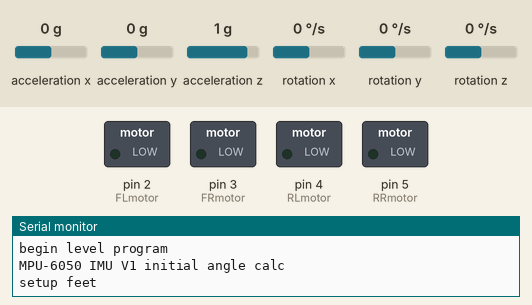
Simulated run of this sketch. Board: Arduino Uno, built with avr-gcc and run on an emulated ATmega328P. On the bench: switched loads named in the sketch (green lamp = pin HIGH), the last lines printed to the serial monitor. Wiring (inferred from the names in the program): MPU-6050 motion sensor at I2C address 0x68. The inputs (shaded band) are chosen by the test bench; at power-on: acceleration x 0 g, acceleration y 0 g, acceleration z 1 g, rotation x 0 °/s, rotation y 0 °/s, rotation z 0 °/s.

Above: at 0.8 s.
0.9 s: acceleration x set to -1.4 g
At 1.7 s:
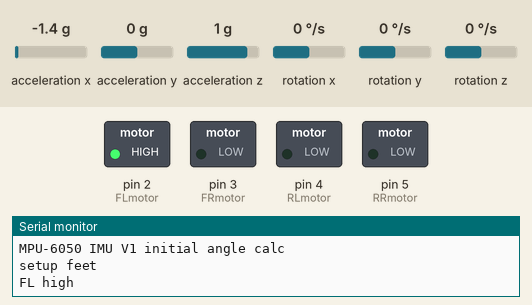
At 3.3 s:
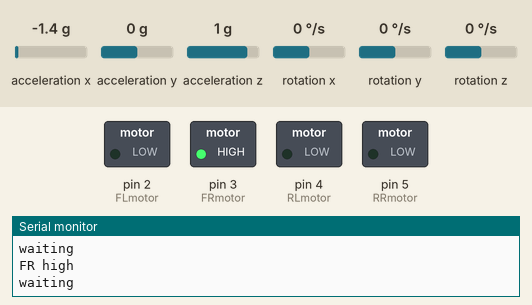
3.8 s: acceleration y set to -1.4 g
At 6.8 s:
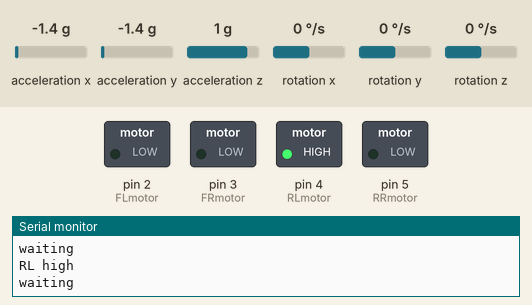
Timing chart, 0 to 8.3 s (numbered marks = the images above; inputs shaded):
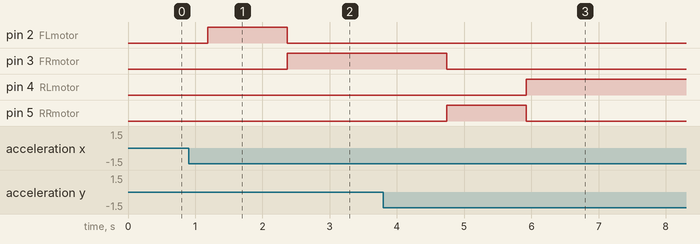

Measured:
- after the input at 0.9 s, pin 3 (FRmotor): LOW → HIGH after 1.5 s
- after the input at 3.8 s, pin 3 (FRmotor): HIGH → LOW after 0.94 s; pin 4 (RLmotor): LOW → HIGH after 2.1 s; pin 5 (RRmotor): LOW → HIGH after 0.94 s, → LOW 1.2 s later

The sketch:

self-level-camperv3.ino
```cpp
/*
  //Connections
  Power (5V) is provided to the Arduino through usb

  Gyro - Arduino uno
  VCC  -  5V
  GND  -  GND
  SDA  -  A4 data
  SCL  -  A5 clock

  attach motor relays to digital pins
  FLmotor = 2, FRmotor = 3, RLmotor = 4, RRmotor = 5;

*//////////////////////////////////////////////////////////////////////////////////////

//Library
#include <Wire.h>

byte gyroAdd = 0x68;
//Declaring some global variables
//int gyro_x, gyro_y, gyro_z;
long acc_x, acc_y, acc_z; //acc_total_vector;
int temperature;
//long gyro_x_cal, gyro_y_cal, gyro_z_cal;
long loop_timer;
//int lcd_loop_counter;
//float angle_pitch, angle_roll;
//int angle_pitch_buffer, angle_roll_buffer;
//boolean set_gyro_angles;
//float angle_roll_acc, angle_pitch_acc;
//float angle_pitch_output, angle_roll_output;
float angle_x, angle_y, angle_tot, temp, diff = 0.2, oldAngle;//difference in angle
byte fid = 50;//sensor samples at 1000hz
byte FLmotor = 2, FRmotor = 3, RLmotor = 4, RRmotor = 5;
byte level = 0;//logic for setup


//=====================================================
void setup() {
  Wire.begin();     //Start I2C as master
  Serial.begin(57600);   //Use only for debugging
  Serial.println("begin level program");
  pinMode(FLmotor, OUTPUT);
  pinMode(FRmotor, OUTPUT);
  pinMode(RLmotor, OUTPUT);
  pinMode(RRmotor, OUTPUT);
  digitalWrite(FLmotor, LOW);
  digitalWrite(FRmotor, LOW);
  digitalWrite(RLmotor, LOW);
  digitalWrite(RRmotor, LOW);
  setup_mpu_6050_registers();     //Setup the registers of the MPU-6050 (500dfs / +/-8g) and start the gyro

  Serial.println("MPU-6050 IMU V1 initial angle calc");
  Serial.println("setup feet");
  feetSetup();//feet to ground
  //gyroCal();

  //pinMode(LED_BUILTIN, LOW);

  //loop_timer = millis();       //Reset the loop timer
}//==================================

void loop() {

  while (level == 0) {
    calcAngle();
    write_Serial(); //Write the roll and pitch values to the display
    levelFeet();
  }
  level = 1;
  delay(10000);//do nothing when done

}

//==subroutines=========================================================================
void read_mpu_6050_data() {                                            //Subroutine for reading the raw gyro and accelerometer data
  Wire.beginTransmission(gyroAdd);                                        //Start communicating with the MPU-6050
  Wire.write(0x3B);                                                    //Send the requested starting register
  Wire.endTransmission();                                              //End the transmission
  Wire.requestFrom(gyroAdd, 14);                                          //Request 14 bytes from the MPU-6050
  while (Wire.available() < 14);                                       //Wait until all the bytes are received
  acc_x = Wire.read() << 8 | Wire.read();                              //Add the low and high byte to the acc_x variable
  acc_y = Wire.read() << 8 | Wire.read();                              //Add the low and high byte to the acc_y variable
  acc_z = Wire.read() << 8 | Wire.read();                              //Add the low and high byte to the acc_z variable
  temperature = Wire.read() << 8 | Wire.read();                        //Add the low and high byte to the temperature variable
  // gyro_x = Wire.read() << 8 | Wire.read();                             //Add the low and high byte to the gyro_x variable
  //gyro_y = Wire.read() << 8 | Wire.read();                             //Add the low and high byte to the gyro_y variable
  //gyro_z = Wire.read() << 8 | Wire.read();                             //Add the low and high byte to the gyro_z variable

}
//===========
void calcAngle() {
  //Subtract the offset calibration value
  for (byte x = 0; x < fid ; x ++) {
    read_mpu_6050_data(); //read sensor
    //gyro_x -= gyro_x_cal;
    //gyro_y -= gyro_y_cal;
    //gyro_z -= gyro_z_cal;
    angle_x += acc_x / 182.04;//calc angle in degrees
    angle_y += acc_y / 182.04;
    //angle_z += acc_z / 182.04;
    temp += temperature;
    delay(10);
  }
  angle_x /= fid;
  angle_y /= fid;
  angle_tot = angle_x + angle_y;
  //angle_z /= fid;
}
//=======================================
void  levelFeet() {
  //angle_x,y,z
  //FLmotor,FRmotor,RLmotor,RRmotor
  //logic x is roll, y is pitch
  calcAngle();//initial calc
  while (level == 0) {
    calcAngle();

    if (angle_x < 0.0 && angle_y < 0.0) {
     digitalWrite(FRmotor, HIGH);
    }
    if (angle_x < 0.0 && angle_y > 0.0) {
      digitalWrite(RRmotor, HIGH);
    }
    if (angle_x > 0.0 && angle_y < 0.0) {
      digitalWrite(FLmotor, HIGH);
    }
    if (angle_x > 0.0 && angle_y > 0.0) {
     digitalWrite(RLmotor, HIGH);
    }
    oldAngle = angle_tot;
    while (angle_tot < oldAngle + diff && angle_tot > oldAngle - diff) {
      calcAngle();
      Serial.print(".");
    }
    Serial.println("loop");
    write_Serial();
    //logic to turn off motors
    if (digitalRead(FLmotor) == HIGH){ digitalWrite(FLmotor, LOW);}
    if (digitalRead(FRmotor) == HIGH){ digitalWrite(FRmotor, LOW);}
    if (digitalRead(RLmotor) == HIGH){ digitalWrite(RLmotor, LOW);}
    if (digitalRead(RRmotor) == HIGH){ digitalWrite(RRmotor, LOW);}
    if (angle_x > -0.5 && angle_x < 0.5) {
      if (angle_y > -0.5 && angle_y < 0.5) {
        level = 1; //finished leveling
      }
    }
  }

  Serial.println("finished");
}
//==========================================
void feetSetup() { //initial feet setup
  //angle_x,y,z
  //FLmotor,FRmotor,RLmotor,RRmotor
  calcAngle();//initial calc
  for (byte x = 0; x < 4 ; x ++) {
    calcAngle();

    if (x == 0) {
      Serial.println("FL high");
      digitalWrite(FLmotor, HIGH);
    }
    if (x == 1) {
      Serial.println("FR high");
      digitalWrite(FLmotor, LOW);
      digitalWrite(FRmotor, HIGH);
    }
    if (x == 2) {
      Serial.println("RR high");
      digitalWrite(FRmotor, LOW);
      digitalWrite(RRmotor, HIGH);
    }
    if (x == 3) {
      Serial.println("RL high");
      digitalWrite(RRmotor, LOW);
      digitalWrite(RLmotor, HIGH);
    }
    oldAngle = angle_tot;
    while (angle_tot < oldAngle + diff && angle_tot > oldAngle - diff) {
      calcAngle();
      Serial.println("waiting");
    }
    Serial.println("");
  }
  digitalWrite(RLmotor, LOW);
  Serial.println("finished");
}
//=======================================
void write_Serial() {
  //
  Serial.print("angle x: ");
  Serial.println(angle_x);
  Serial.print("angle y: ");
  Serial.println(angle_y);
  //Serial.print("temp: ");
  //Serial.println(temperature);
  Serial.println("");
}
//==========================================
void setup_mpu_6050_registers() {
  //Activate the MPU-6050
  Wire.beginTransmission(gyroAdd);     //Start communicating with the MPU-6050
  Wire.write(0x6B); //reg 107, pwr mgmnt
  Wire.write(0x00); //run mpu at 8mhz, internal clock
  Wire.endTransmission();
  //Configure the accelerometer (+/-2g)
  Wire.beginTransmission(gyroAdd);
  Wire.write(0x1C); //reg 28
  Wire.write(0x00); //00000000    //Set the requested starting register
  Wire.endTransmission();
  //Configure the gyro (250dps full scale)
  Wire.beginTransmission(gyroAdd);
  Wire.write(0x1B); //reg 27
  Wire.write(0x00); // 00000000
  Wire.endTransmission();
}
//===========================
```
